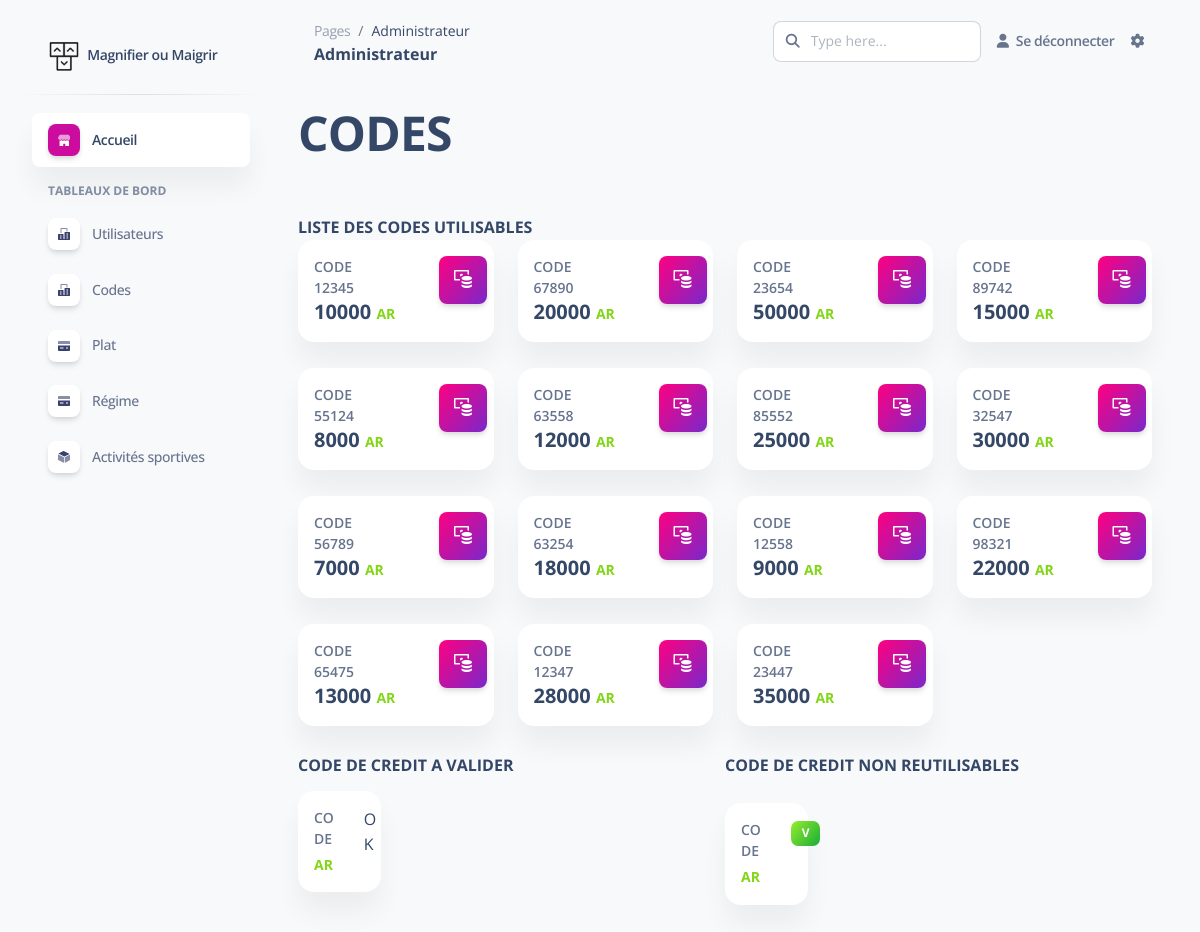
Screenshot of /index.php/onicontroller/code with the database file from the repository.
### tables this page shows
CREATE TABLE code (
    idcode int AUTO_INCREMENT PRIMARY KEY ,
    code VARCHAR(255),
    montant FLOAT,
    etat INT, 
    idutilisateur int,
    datedevalidation date,
    FOREIGN KEY (idutilisateur) REFERENCES utilisateur(id)
);

### application/views/templateback.php (called while the page is built)
<?php
$this->load->view('templateback/header');
$this->load->view($content);
$this->load->view('templateback/footer');
?>

### application/controllers/onicontroller.php (called while the page is built, shortened)
<?php
class onicontroller extends CI_Controller
{
	public function code()
	{
		$data = array();
		$this->load->model('oni');
		$data['code'] = $this->oni->getcode(0);
		$data['code1'] = $this->oni->getcode(1);
		$data['code11'] = $this->oni->getcode(11);
		$data['content'] = 'pageback/code';
		$this->load->view('templateback', $data);
	}
}

### index.php (called while the page is built, shortened)
<?php
require_once BASEPATH.'core/CodeIgniter.php';

### application/models/oni.php (called while the page is built, shortened)
<?php
class oni extends CI_Model
{
    public function getcode($etat)
    {
        if ($etat == 0) {
            $query = "select * from code where etat = 5";
        } elseif ($etat == 1) {
            $query = "select * from code where etat = 1";
        } elseif ($etat == 11) {
            $query = "select * from code where etat = 11";
        }
        $result = $this->db->query($query);
        $array = $result->result_array();
        if (count($array) != 0) {
            return $array;
        } else {
            return false;
        }
    }
}

### application/views/pageback/code.php (the view, shortened to what this page needs)
<div class="container-fluid py-4">
  <h1 class="font-weight-bolder mb-0">CODES</h1>
  <br>
  <br>
  <div class="row">
  <div class="row col-md-12">
  <h6 class="font-weight-bolder mb-0">LISTE DES CODES UTILISABLES</h6>
  <?php for ($i=0; $i < count($code1); $i++) { ?>
    <div class="col-xl-3 col-sm-6 mb-xl-0 mb-4">
      <div class="card">
        <div class="card-body p-3">
          <div class="row">
            <div class="col-8">
              <div class="numbers">
                <p class="text-sm mb-0 text-capitalize font-weight-bold">CODE</p>
                <p class="text-sm mb-0 text-capitalize font-weight-bold"><?php echo($code1[$i]['code']) ?></p>
                <h5 class="font-weight-bolder mb-0">
                  <?php echo($code1[$i]['montant']) ?>
                  <span class="text-success text-sm font-weight-bolder">AR</span>
                </h5>
              </div>
            </div>
            <div class="col-4 text-end">
              <div class="icon icon-shape bg-gradient-primary shadow text-center border-radius-md">
                <i class="ni ni-money-coins text-lg opacity-10" aria-hidden="true"></i>
              </div>
            </div>
          </div>
        </div>
      </div>
    </div>
    <br>
    <br>
    <br>
    <br>
    <br>
  <?php } ?>
  </div>
  <div class="row col-md-6">
  <h6 class="font-weight-bolder mb-0">CODE DE CREDIT A VALIDER</h6>
  <?php for ($i=0; $i < count($code); $i++) { ?>
    <div class="col-xl-3 col-sm-6 mb-xl-0 mb-4">
      <div class="card">
        <div class="card-body p-3">
          <div class="row">
            <div class="col-8">
              <div class="numbers">
                <p class="text-sm mb-0 text-capitalize font-weight-bold">CODE</p>
                <h5 class="font-weight-bolder mb-0">
                  <span class="text-success text-sm font-weight-bolder">AR</span>
                </h5>
              </div>
            </div>
            <div class="col-4 text-end">
              <a href="<?php echo site_url()?>onicontroller/codevalidation?idcode=<?php echo $code[$i]['idcode']; ?>&idutilisateur=<?php echo $code[$i]['idutilisateur']; ?>&montant=<?php echo $code[$i]['montant']; ?>">
              OK
              </a>
            </div>
          </div>
        </div>
      </div>
    </div>
    <br>
    <br>
    <br>
    <br>
    <br>
  <?php } ?>
  </div>
  <div class="row col-md-6">
  <h6 class="font-weight-bolder mb-0">CODE DE CREDIT NON REUTILISABLES</h6>
  <br>
  <br>
  <?php for ($i=0; $i < count($code11); $i++) { ?>
    <div class="col-xl-3 col-sm-6 mb-xl-0 mb-4">
      <div class="card">
        <div class="card-body p-3">
          <div class="row">
            <div class="col-8">
              <div class="numbers">
                <p class="text-sm mb-0 text-capitalize font-weight-bold">CODE</p>
                <h5 class="font-weight-bolder mb-0">
                  <span class="text-success text-sm font-weight-bolder">AR</span>
                </h5>
              </div>
            </div>
            <div class="col-4 text-end" >
            <span class="badge badge-sm bg-gradient-success">V</span>
            </div>
          </div>
        </div>
      </div>
    </div>
    <br>
    <br>
    <br>
    <br>
    <br>
  <?php } ?>
  </div>
  </div>
</div>
</main>
</body>

### application/views/templateback/header.php (shortened to what this page needs)
<!DOCTYPE html>
<html lang="en">
<head>
    <link rel="stylesheet" href=<?php echo base_url('assets/back/css/bootstrap.css') ?>>
    <link rel="stylesheet" href=<?php echo base_url('assets/back/css/bootstrap.min.css') ?>>
  <link href=<?php echo base_url('assets/back/css/nucleo-icons.css') ?> rel="stylesheet" />
  <link href=<?php echo base_url('assets/back/css/nucleo-svg.css') ?> rel="stylesheet" />
</head>
<body class="g-sidenav-show  bg-gray-100">
  <aside class="sidenav navbar navbar-vertical navbar-expand-xs border-0 border-radius-xl my-3 fixed-start ms-3 " id="sidenav-main">
    <div class="sidenav-header">
      <a class="navbar-brand m-0" href="https://demos.creative-tim.com/soft-ui-dashboard/pages/dashboard.html" target="_blank">
        <img src=<?php echo base_url('assets/back/img/logo-ct.png') ?> class="navbar-brand-img h-100" alt="main_logo">
        <span class="ms-1 font-weight-bold">Magnifier ou Maigrir</span>
      </a>
    </div>
    <hr class="horizontal dark mt-0">
    <div class="collapse navbar-collapse  w-auto  max-height-vh-100 h-100" id="sidenav-collapse-main">
      <ul class="navbar-nav">
      <li class="nav-item">
          <a class="nav-link  active" href='<?php echo site_url() ?>onicontroller/accueil'>
            <div class="icon icon-shape icon-sm shadow border-radius-md bg-white text-center me-2 d-flex align-items-center justify-content-center">
            </div>
            <span class="nav-link-text ms-1">Accueil</span>
          </a>
        </li>
      <li class="nav-item mt-3">
          <h6 class="ps-4 ms-2 text-uppercase text-xs font-weight-bolder opacity-6">TABLEAUX DE BORD</h6>
        </li>
        <li class="nav-item">
          <a class="nav-link  " href='<?php echo site_url() ?>onicontroller/utilisateur'>
            <div class="icon icon-shape icon-sm shadow border-radius-md bg-white text-center me-2 d-flex align-items-center justify-content-center">
            </div>
            <span class="nav-link-text ms-1">Utilisateurs</span>
          </a>
        </li>
        <li class="nav-item">
          <a class="nav-link  " href='<?php echo site_url() ?>onicontroller/code'>
            <div class="icon icon-shape icon-sm shadow border-radius-md bg-white text-center me-2 d-flex align-items-center justify-content-center">
            </div>
            <span class="nav-link-text ms-1">Codes</span>
          </a>
        </li>
        <li class="nav-item">
          <a class="nav-link  " href='<?php echo site_url() ?>onicontroller/regime'>
            <div class="icon icon-shape icon-sm shadow border-radius-md bg-white text-center me-2 d-flex align-items-center justify-content-center">
            </div>
            <span class="nav-link-text ms-1">Plat</span>
          </a>
        </li>
        <li class="nav-item">
          <a class="nav-link  " href='<?php echo site_url() ?>onicontroller/regime_alimentaire'>
            <div class="icon icon-shape icon-sm shadow border-radius-md bg-white text-center me-2 d-flex align-items-center justify-content-center">
            </div>
            <span class="nav-link-text ms-1">Régime</span>
          </a>
        </li>
        <li class="nav-item">
          <a class="nav-link  " href='<?php echo site_url() ?>onicontroller/sport'>
            <div class="icon icon-shape icon-sm shadow border-radius-md bg-white text-center me-2 d-flex align-items-center justify-content-center">
            </div>
            <span class="nav-link-text ms-1">Activités sportives</span>
          </a>
        </li>
      </ul>
    </div>
  </aside>
  <main class="main-content position-relative max-height-vh-100 h-100 mt-1 border-radius-lg ">
    <nav class="navbar navbar-main navbar-expand-lg px-0 mx-4 shadow-none border-radius-xl" id="navbarBlur" navbar-scroll="true">
      <div class="container-fluid py-1 px-3">
        <nav aria-label="breadcrumb">
          <ol class="breadcrumb bg-transparent mb-0 pb-0 pt-1 px-0 me-sm-6 me-5">
            <li class="breadcrumb-item text-sm"><a class="opacity-5 text-dark" href="javascript:;">Pages</a></li>
            <li class="breadcrumb-item text-sm text-dark active" aria-current="page">Administrateur</li>
          </ol>
          <h6 class="font-weight-bolder mb-0">Administrateur</h6>
        </nav>
        <div class="collapse navbar-collapse mt-sm-0 mt-2 me-md-0 me-sm-4" id="navbar">
          <div class="ms-md-auto pe-md-3 d-flex align-items-center">
            <div class="input-group">
              <span class="input-group-text text-body"><i class="fas fa-search" aria-hidden="true"></i></span>
              <input type="text" class="form-control" placeholder="Type here...">
            </div>
          </div>
          <ul class="navbar-nav  justify-content-end">
            <li class="nav-item d-flex align-items-center">
              <a href="<?php echo site_url('onicontroller/deconnexion')?>" class="nav-link text-body font-weight-bold px-0" >
                <i class="fa fa-user me-sm-1"></i>
                <span class="d-sm-inline d-none">Se déconnecter</span>
              </a>
            </li>
            <li class="nav-item px-3 d-flex align-items-center">
              <a href="javascript:;" class="nav-link text-body p-0">
                <i class="fa fa-cog fixed-plugin-button-nav cursor-pointer"></i>
              </a>
            </li>
              </ul>
        </div>
      </div>
    </nav>

### application/views/templateback/footer.php (shortened to what this page needs)
  <link href=<?php echo base_url('assets/back/css/nucleo-svg.css') ?> rel="stylesheet" />
  <link id="pagestyle" href=<?php echo base_url('assets/back/css/soft-ui-dashboard.css?v=1.0.3') ?> rel="stylesheet" />
</body>
</html>

### assets/back/css/nucleo-svg.css (style rules this page uses)
.icon { display: inline-block; color: #111111; height: 1em; width: 1em; }
.icon-sm { height: 0.8em; width: 0.8em; }
.icon { fill: currentColor; stroke: none; }

### rows the page displays
code: code "12345", montant "10000"
code: code "67890", montant "20000"
code: code "23654", montant "50000"
code: code "89742", montant "15000"
code: code "55124", montant "8000"
code: code "63558", montant "12000"
code: code "85552", montant "25000"
code: code "32547", montant "30000"
code: code "56789", montant "7000"
code: code "63254", montant "18000"
code: code "12558", montant "9000"
code: code "98321", montant "22000"
code: code "65475", montant "13000"
code: code "12347", montant "28000"
code: code "23447", montant "35000"
